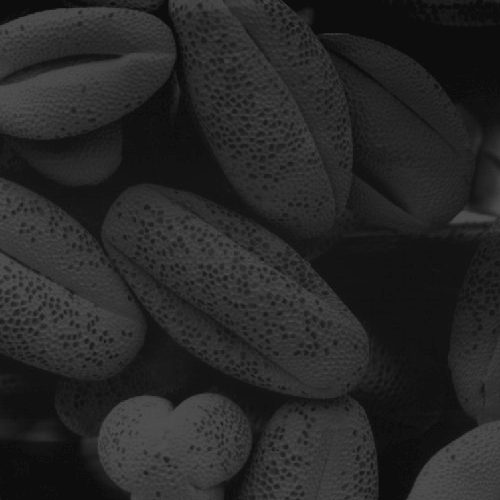
#> input picture Assignments/pollen_dark.tif, 500 x 500 px
$ python assignment3_2.py   (older library calls are emulated)
#> lines starting #> are read from the running program, lines starting #| are printed output that depends on the picture
import numpy as np

# Compute normalised histogram of image
def compute_norm_histogram(image):

	histogram = np.zeros(256, dtype=np.int)

	for x in range(image.shape[0]):
		for y in range(image.shape[1]):
			histogram[ image[x,y] ] += 1

	normalised_hist = histogram/(image.shape[0]*image.shape[1])

	return normalised_hist


# Compute the histogram equalisation transformation array from 'grayscale' image
def comp_hist_equ_trans(image):

	# Compute normalised histogram of the image
	normalised_hist = compute_norm_histogram(image)

	# compute cumulative histogram of the image
	cumulative_hist = normalised_hist.copy()

	for i in range(1, 256):
		cumulative_hist[i] = cumulative_hist[i] + cumulative_hist[i-1]

	# Generate the pixel intensity transformation
	transformed_intensity = (cumulative_hist * 255).astype(np.uint8)

	return transformed_intensity


# Perform histogram matching of a 'image' with reference to 'ref_image'
def histogram_matching(image, ref_image):

	# compute histogram equalisation transformation array for image and reference image
	image_hist_equ_trans = comp_hist_equ_trans(image)
	ref_image_hist_equ_trans = comp_hist_equ_trans(ref_image)

	# The histogram matching transformation of an image with reference to another image
	image_hist_match_trans = np.empty(256, dtype=np.uint8)

	for pixel_value, trans_pixel_value in enumerate(image_hist_equ_trans):
		image_hist_match_trans[pixel_value] = np.argmin(np.abs(ref_image_hist_equ_trans - trans_pixel_value))

	transformed_image = np.empty(image.shape, dtype=image.dtype)

	# Transform the image
	for x in range(image.shape[0]):
		for y in range(image.shape[1]):
			transformed_image[x, y] = image_hist_match_trans[image[x, y]]

	return transformed_image


import matplotlib.pyplot as plt

# Plot the histograms of original image, reference image and transformed images
def plot_histograms(image, ref_image, matched_image, title='Image'):

	plt.subplot(311)
	plt.title(title)

	plt.xlabel('pixel value (r)')
	plt.ylabel('pf(r)')
	plt.bar(range(256), compute_norm_histogram(image), width=0.8)


	plt.subplot(312)
	plt.title('Reference Image')

	plt.xlabel('pixel value (r)')
	plt.ylabel('pf(r)')
	plt.bar(range(256), compute_norm_histogram(ref_image), width=0.8)


	plt.subplot(313)
	plt.title('Matched {}'.format(title))

	plt.xlabel('pixel value (r)')
	plt.ylabel('pf(r)')
	plt.bar(range(256), compute_norm_histogram(matched_image), width=0.8)

	plt.show()


if __name__ == '__main__':

	# import necessary libraries - OpenCV, Matplotlib
	import cv2 as cv

	''' Load the various pollen images - dark, light and low-contrast
	Figure 3.16 (Digital Image Processing - Gonzalez)
	'''
	dark_img = cv.imread('pollen_dark.tif', cv.IMREAD_GRAYSCALE)
#> dark_img is the input picture: shape (500, 500); min 13, max 83, mean 38.7
	light_img = cv.imread('pollen_light.tif', cv.IMREAD_GRAYSCALE)
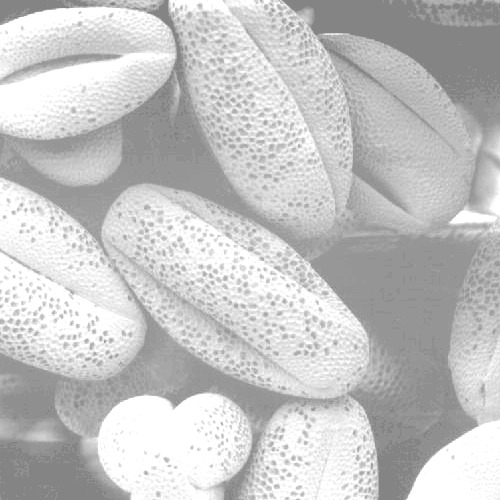
#> input picture Assignments/pollen_light.tif, 500 x 500 px
#> light_img is the input picture: shape (500, 500); min 132, max 255, mean 196.4
	low_contrast_img = cv.imread('pollen_low_contrast.tif', cv.IMREAD_GRAYSCALE)
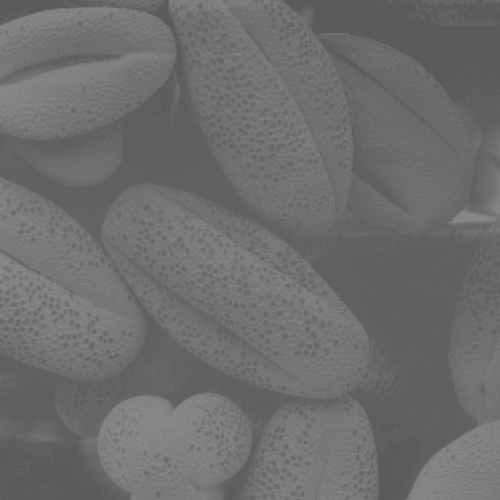
#> input picture Assignments/pollen_low_contrast.tif, 500 x 500 px
#> low_contrast_img is the input picture: shape (500, 500); min 91, max 138, mean 109.1

	reference_img = cv.imread('pollen_high_contrast.tif', cv.IMREAD_GRAYSCALE)
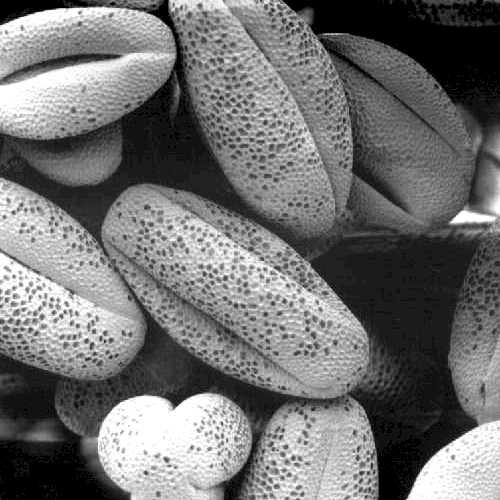
#> input picture Assignments/pollen_high_contrast.tif, 500 x 500 px
#> reference_img is the input picture: shape (500, 500); min 0, max 255, mean 113.2


	# Display DARK pollen image
	cv.imshow('Dark Image', dark_img)
	cv.waitKey(0)
	cv.destroyWindow('Dark Image')

	# Perform histogram matching of DARK image with reference image
	hist_matched_image = histogram_matching(dark_img, reference_img)
#> in comp_hist_equ_trans, `normalised_hist = compute_norm_histogram(image)`: normalised_hist = 256 values, max 0.0709 at index 13, min 0 at index 0, mean 0.00391
#> in comp_hist_equ_trans, `cumulative_hist = normalised_hist.copy()`: cumulative_hist has the same summary as normalised_hist
#> after the loop in comp_hist_equ_trans, `for i in range(1, 256):`: cumulative_hist = 256 values from 0 to 1
#> in comp_hist_equ_trans, `transformed_intensity = (cumulative_hist * 255).astype(np.uint8)`: transformed_intensity = 256 values from 0 to 255
#> in histogram_matching, `ref_image_hist_equ_trans = comp_hist_equ_trans(ref_image)`: ref_image_hist_equ_trans = 256 values from 17 to 255
#> the loop in histogram_matching, `for pixel_value, trans_pixel_value in enumerate(image_hist_equ_trans):` made 256 passes
#> trans_pixel_value on passes 1 to 3: 0, 0, 0
#> after the loop in histogram_matching, `for pixel_value, trans_pixel_value in enumerate(image_hist_equ_trans):`: image_hist_match_trans = 256 values from 0 to 255
	cv.imwrite('histogram/matching/dark_matched.tif', hist_matched_image)

	cv.imshow('Matched Image (Dark Image)', hist_matched_image)
	cv.waitKey(0)
	cv.destroyWindow('Matched Image (Dark Image)')

	# Display Histogram of DARK, reference and MATCHED DARK images
	plot_histograms(dark_img, reference_img, hist_matched_image, title='Dark Image')
#> in plot_histograms, `plt.show()`:
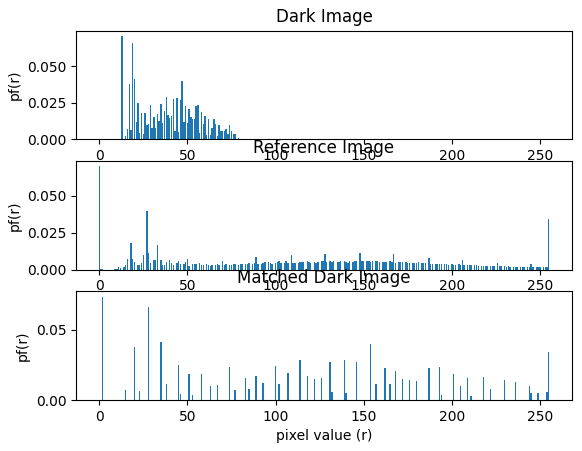
#> figure drawn by matplotlib, 3 panels; panel 1: tallest bar 0.0709 high, from x = 12.6 to 13.4; panel 2: tallest bar 0.07 high, from x = -0.4 to 0.4; panel 3: tallest bar 0.0733 high, from x = 1.6 to 2.4


	# Display LIGHT pollen image
	cv.imshow('Light Image', light_img)
	cv.waitKey(0)
	cv.destroyWindow('Light Image')

	# Perform histogram matching of LIGHT image with reference image
	hist_matched_image = histogram_matching(light_img, reference_img)
#> after the loop in histogram_matching (call 2), `for x in range(image.shape[0]):`:
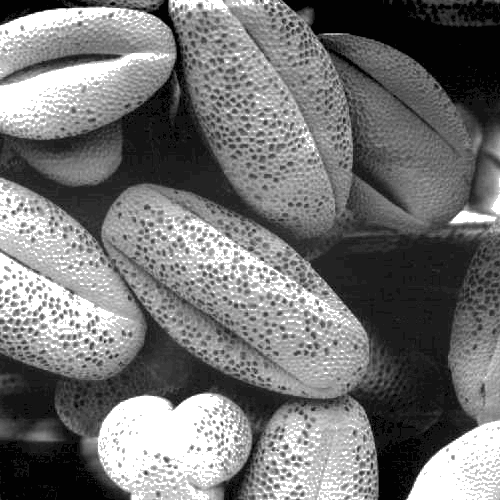
#> transformed_image: shape (500, 500); min 2, max 255, mean 116.8
	cv.imwrite('histogram/matching/light_matched.tif', hist_matched_image)

	cv.imshow('Matched Image (Light Image)', hist_matched_image)
	cv.waitKey(0)
	cv.destroyWindow('Matched Image (Light Image)')

	# Display Histogram of LIGHT, reference and MATCHED DARK images
	plot_histograms(light_img, reference_img, hist_matched_image, title='Light Image')
#> call 2 of plot_histograms, with title = 'Light Image'
#> in plot_histograms (call 2), `plt.show()`:
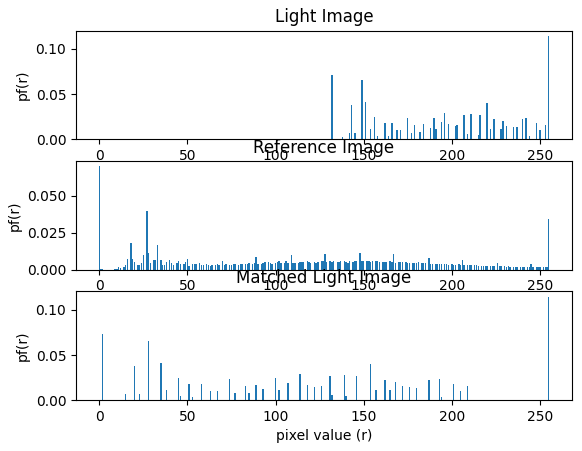
#> figure drawn by matplotlib, 3 panels; panel 1: tallest bar 0.115 high, from x = 254.6 to 255.4; panel 2: tallest bar 0.07 high, from x = -0.4 to 0.4; panel 3: tallest bar 0.115 high, from x = 254.6 to 255.4


	# Display LOW CONTRAST pollen image
	cv.imshow('Low Contrast Image', low_contrast_img)
	cv.waitKey(0)
	cv.destroyWindow('Low Contrast Image')

	# Perform histogram matching of LIGHT image with reference image
	hist_matched_image = histogram_matching(low_contrast_img, reference_img)
	cv.imwrite('histogram/matching/low_contrast_matched.tif', hist_matched_image)

	cv.imshow('Matched Image (Low Contrast Image)', hist_matched_image)
	cv.waitKey(0)
	cv.destroyWindow('Matched Image (Low Contrast Image)')

	# Display Histogram of LOW CONTRAST, reference and MATCHED DARK images
	plot_histograms(low_contrast_img, reference_img, hist_matched_image, title='Low Contrast Image')
#> call 3 of plot_histograms, with title = 'Low Contrast Image'
#> in plot_histograms (call 3), `plt.show()`:
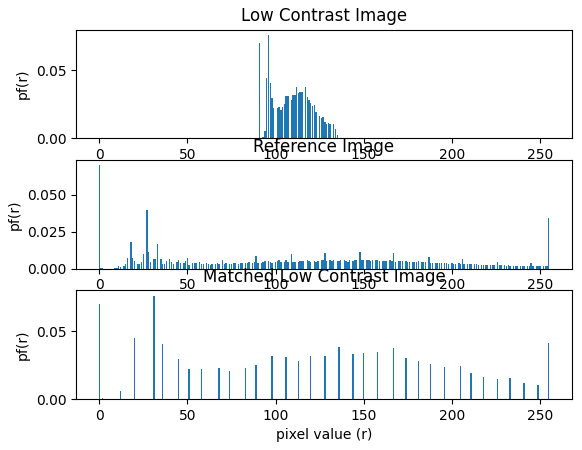
#> figure drawn by matplotlib, 3 panels; panel 1: tallest bar 0.0763 high, from x = 95.6 to 96.4; panel 2: tallest bar 0.07 high, from x = -0.4 to 0.4; panel 3: tallest bar 0.0763 high, from x = 30.6 to 31.4
